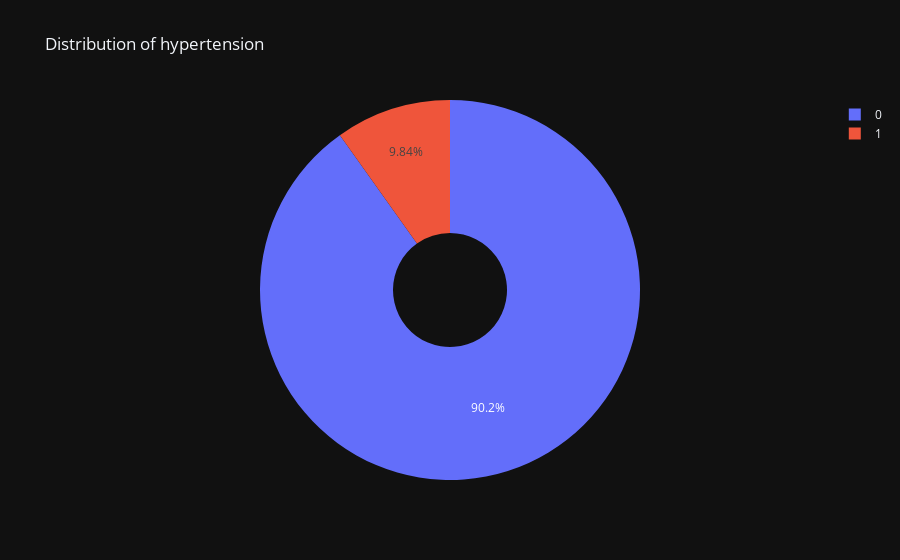
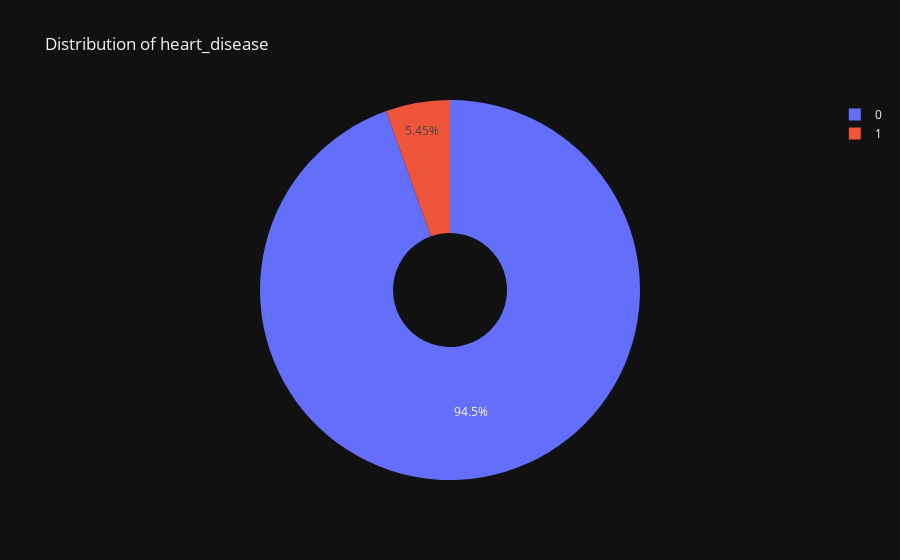

The notebook cell saved with these charts, in order:
### Code cell
for col in cat_cols:
    fig = px.pie(stroke, names=col, title=f'Distribution of {col}', hole=0.3, template='plotly_dark')   
    fig.show()

### Figure 1 — Plotly figure (JSON) as saved in the notebook; plotly's stock layout.template omitted (floating-point values rounded to 4 significant figures; data arrays with more than 128 entries replaced by an {"elided": "..."} marker saying what was removed)
{"data": [{"domain": {"x": [0, 1], "y": [0, 1]}, "hole": 0.3, "hovertemplate": "hypertension=%{label}<extra></extra>", "labels": {"elided": "5062 int values"}, "legendgroup": "", "name": "", "showlegend": true, "type": "pie"}], "layout": {"legend": {"tracegroupgap": 0}, "title": {"text": "Distribution of hypertension"}}}

### Figure 2 — Plotly figure (JSON) as saved in the notebook; plotly's stock layout.template omitted (floating-point values rounded to 4 significant figures; data arrays with more than 128 entries replaced by an {"elided": "..."} marker saying what was removed)
{"data": [{"domain": {"x": [0, 1], "y": [0, 1]}, "hole": 0.3, "hovertemplate": "heart_disease=%{label}<extra></extra>", "labels": {"elided": "5062 int values"}, "legendgroup": "", "name": "", "showlegend": true, "type": "pie"}], "layout": {"legend": {"tracegroupgap": 0}, "title": {"text": "Distribution of heart_disease"}}}
